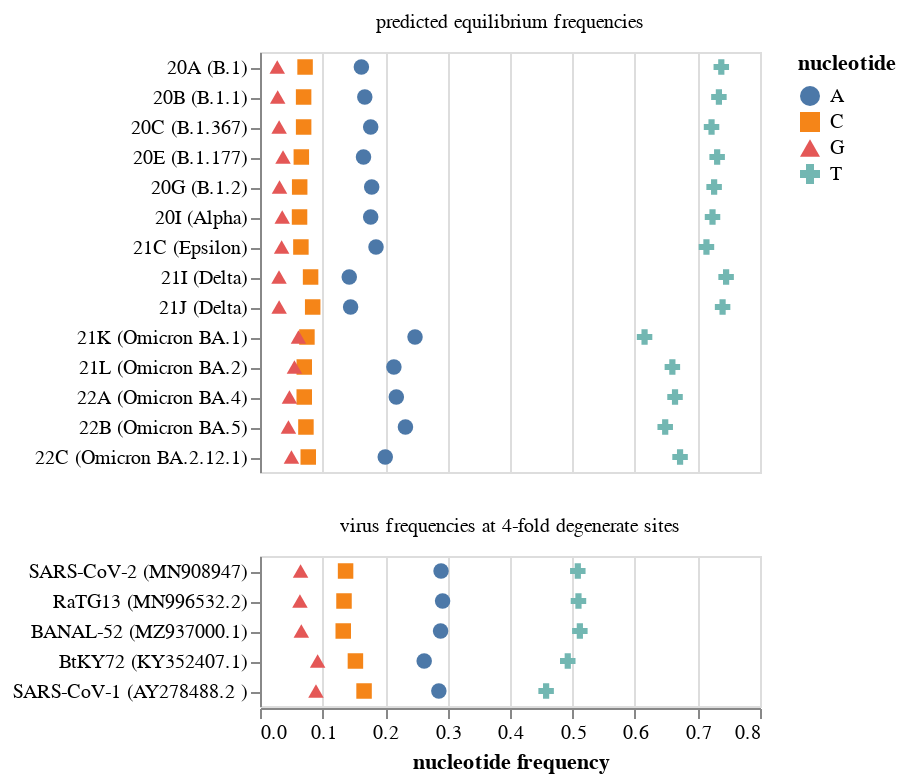

The notebook cell saved with this chart:
### Code cell
df = pd.concat(
    [
        eqprob_df.assign(group="predicted equilibrium frequencies"),
        empirical_freqs_df.assign(group="virus frequencies at 4-fold degenerate sites"),
    ]
).melt(
    id_vars=["virus", "group"],
    var_name="nucleotide",
    value_name="frequency",
)

chart = (
    alt.Chart(df)
    .encode(
        x=alt.X("frequency", title="nucleotide frequency"),
        y=alt.Y("virus", title=None, sort=empirical_freqs_df["virus"].unique().tolist()),
        shape=alt.Shape("nucleotide"),
        fill=alt.Fill("nucleotide"),
        facet=alt.Facet("group", columns=1, title=None),
        tooltip=df.columns.tolist(),
    )
    .mark_point(stroke=None, size=60, opacity=1)
    .resolve_scale(y="independent")
    .properties(width=250, height=alt.Step(15))
)

outfile = os.path.join(basedir, "results/equilibrium_freqs/equilibrium_freqs.html")
os.makedirs(os.path.dirname(outfile), exist_ok=True)
chart.save(outfile)

chart

### Figure 1 — Vega-Lite specification as saved in the notebook (floating-point values rounded to 4 significant figures)
{"config": {"view": {"continuousWidth": 400, "continuousHeight": 300}}, "data": {"name": "data-be8b5306c96574b0821aa8a268086c11"}, "mark": {"type": "point", "opacity": 1, "size": 60, "stroke": null}, "encoding": {"facet": {"columns": 1, "field": "group", "title": null, "type": "nominal"}, "fill": {"field": "nucleotide", "type": "nominal"}, "shape": {"field": "nucleotide", "type": "nominal"}, "tooltip": [{"field": "virus", "type": "nominal"}, {"field": "group", "type": "nominal"}, {"field": "nucleotide", "type": "nominal"}, {"field": "frequency", "type": "quantitative"}], "x": {"field": "frequency", "title": "nucleotide frequency", "type": "quantitative"}, "y": {"field": "virus", "sort": ["SARS-CoV-2 (MN908947)", "RaTG13 (MN996532.2)", "BANAL-52 (MZ937000.1)", "BtKY72 (KY352407.1)", "SARS-CoV-1 (AY278488.2 )"], "title": null, "type": "nominal"}}, "height": {"step": 15}, "resolve": {"scale": {"y": "independent"}}, "width": 250, "$schema": "https://vega.github.io/schema/vega-lite/v4.17.0.json", "datasets": {"data-be8b5306c96574b0821aa8a268086c11": [{"virus": "20A (B.1)", "group": "predicted equilibrium frequencies", "nucleotide": "A", "frequency": 0.1622}, {"virus": "20B (B.1.1)", "group": "predicted equilibrium frequencies", "nucleotide": "A", "frequency": 0.1677}, {"virus": "20C (B.1.367)", "group": "predicted equilibrium frequencies", "nucleotide": "A", "frequency": 0.1771}, {"virus": "20E (B.1.177)", "group": "predicted equilibrium frequencies", "nucleotide": "A", "frequency": 0.1656}, {"virus": "20G (B.1.2)", "group": "predicted equilibrium frequencies", "nucleotide": "A", "frequency": 0.1787}, {"virus": "20I (Alpha)", "group": "predicted equilibrium frequencies", "nucleotide": "A", "frequency": 0.1771}, {"virus": "21C (Epsilon)", "group": "predicted equilibrium frequencies", "nucleotide": "A", "frequency": 0.1856}, {"virus": "21I (Delta)", "group": "predicted equilibrium frequencies", "nucleotide": "A", "frequency": 0.1428}, {"virus": "21J (Delta)", "group": "predicted equilibrium frequencies", "nucleotide": "A", "frequency": 0.145}, {"virus": "21K (Omicron BA.1)", "group": "predicted equilibrium frequencies", "nucleotide": "A", "frequency": 0.248}, {"virus": "21L (Omicron BA.2)", "group": "predicted equilibrium frequencies", "nucleotide": "A", "frequency": 0.2142}, {"virus": "22A (Omicron BA.4)", "group": "predicted equilibrium frequencies", "nucleotide": "A", "frequency": 0.2181}, {"virus": "22B (Omicron BA.5)", "group": "predicted equilibrium frequencies", "nucleotide": "A", "frequency": 0.2327}, {"virus": "22C (Omicron BA.2.12.1)", "group": "predicted equilibrium frequencies", "nucleotide": "A", "frequency": 0.2004}, {"virus": "SARS-CoV-2 (MN908947)", "group": "virus frequencies at 4-fold degenerate sites", "nucleotide": "A", "frequency": 0.2897}, {"virus": "RaTG13 (MN996532.2)", "group": "virus frequencies at 4-fold degenerate sites", "nucleotide": "A", "frequency": 0.2921}, {"virus": "BANAL-52 (MZ937000.1)", "group": "virus frequencies at 4-fold degenerate sites", "nucleotide": "A", "frequency": 0.2889}, {"virus": "BtKY72 (KY352407.1)", "group": "virus frequencies at 4-fold degenerate sites", "nucleotide": "A", "frequency": 0.2627}, {"virus": "SARS-CoV-1 (AY278488.2 )", "group": "virus frequencies at 4-fold degenerate sites", "nucleotide": "A", "frequency": 0.2861}, {"virus": "20A (B.1)", "group": "predicted equilibrium frequencies", "nucleotide": "C", "frequency": 0.07212}, {"virus": "20B (B.1.1)", "group": "predicted equilibrium frequencies", "nucleotide": "C", "frequency": 0.06979}, {"virus": "20C (B.1.367)", "group": "predicted equilibrium frequencies", "nucleotide": "C", "frequency": 0.06981}, {"virus": "20E (B.1.177)", "group": "predicted equilibrium frequencies", "nucleotide": "C", "frequency": 0.06613}, {"virus": "20G (B.1.2)", "group": "predicted equilibrium frequencies", "nucleotide": "C", "frequency": 0.06349}, {"virus": "20I (Alpha)", "group": "predicted equilibrium frequencies", "nucleotide": "C", "frequency": 0.06328}, {"virus": "21C (Epsilon)", "group": "predicted equilibrium frequencies", "nucleotide": "C", "frequency": 0.06543}, {"virus": "21I (Delta)", "group": "predicted equilibrium frequencies", "nucleotide": "C", "frequency": 0.08094}, {"virus": "21J (Delta)", "group": "predicted equilibrium frequencies", "nucleotide": "C", "frequency": 0.0843}, {"virus": "21K (Omicron BA.1)", "group": "predicted equilibrium frequencies", "nucleotide": "C", "frequency": 0.07509}, {"virus": "21L (Omicron BA.2)", "group": "predicted equilibrium frequencies", "nucleotide": "C", "frequency": 0.07082}, {"virus": "22A (Omicron BA.4)", "group": "predicted equilibrium frequencies", "nucleotide": "C", "frequency": 0.07078}, {"virus": "22B (Omicron BA.5)", "group": "predicted equilibrium frequencies", "nucleotide": "C", "frequency": 0.07349}, {"virus": "22C (Omicron BA.2.12.1)", "group": "predicted equilibrium frequencies", "nucleotide": "C", "frequency": 0.07721}, {"virus": "SARS-CoV-2 (MN908947)", "group": "virus frequencies at 4-fold degenerate sites", "nucleotide": "C", "frequency": 0.1369}, {"virus": "RaTG13 (MN996532.2)", "group": "virus frequencies at 4-fold degenerate sites", "nucleotide": "C", "frequency": 0.1344}, {"virus": "BANAL-52 (MZ937000.1)", "group": "virus frequencies at 4-fold degenerate sites", "nucleotide": "C", "frequency": 0.1332}, {"virus": "BtKY72 (KY352407.1)", "group": "virus frequencies at 4-fold degenerate sites", "nucleotide": "C", "frequency": 0.1527}, {"virus": "SARS-CoV-1 (AY278488.2 )", "group": "virus frequencies at 4-fold degenerate sites", "nucleotide": "C", "frequency": 0.1665}, {"virus": "20A (B.1)", "group": "predicted equilibrium frequencies", "nucleotide": "G", "frequency": 0.0276}, {"virus": "20B (B.1.1)", "group": "predicted equilibrium frequencies", "nucleotide": "G", "frequency": 0.0283}, {"virus": "20C (B.1.367)", "group": "predicted equilibrium frequencies", "nucleotide": "G", "frequency": 0.03058}, {"virus": "20E (B.1.177)", "group": "predicted equilibrium frequencies", "nucleotide": "G", "frequency": 0.03684}, {"virus": "20G (B.1.2)", "group": "predicted equilibrium frequencies", "nucleotide": "G", "frequency": 0.03123}, {"virus": "20I (Alpha)", "group": "predicted equilibrium frequencies", "nucleotide": "G", "frequency": 0.03556}, {"virus": "21C (Epsilon)", "group": "predicted equilibrium frequencies", "nucleotide": "G", "frequency": 0.03462}, {"virus": "21I (Delta)", "group": "predicted equilibrium frequencies", "nucleotide": "G", "frequency": 0.03045}, {"virus": "21J (Delta)", "group": "predicted equilibrium frequencies", "nucleotide": "G", "frequency": 0.03059}, {"virus": "21K (Omicron BA.1)", "group": "predicted equilibrium frequencies", "nucleotide": "G", "frequency": 0.06155}, {"virus": "21L (Omicron BA.2)", "group": "predicted equilibrium frequencies", "nucleotide": "G", "frequency": 0.05514}, {"virus": "22A (Omicron BA.4)", "group": "predicted equilibrium frequencies", "nucleotide": "G", "frequency": 0.04708}, {"virus": "22B (Omicron BA.5)", "group": "predicted equilibrium frequencies", "nucleotide": "G", "frequency": 0.04548}, {"virus": "22C (Omicron BA.2.12.1)", "group": "predicted equilibrium frequencies", "nucleotide": "G", "frequency": 0.05031}, {"virus": "SARS-CoV-2 (MN908947)", "group": "virus frequencies at 4-fold degenerate sites", "nucleotide": "G", "frequency": 0.06492}, {"virus": "RaTG13 (MN996532.2)", "group": "virus frequencies at 4-fold degenerate sites", "nucleotide": "G", "frequency": 0.0639}, {"virus": "BANAL-52 (MZ937000.1)", "group": "virus frequencies at 4-fold degenerate sites", "nucleotide": "G", "frequency": 0.06612}, {"virus": "BtKY72 (KY352407.1)", "group": "virus frequencies at 4-fold degenerate sites", "nucleotide": "G", "frequency": 0.09222}, {"virus": "SARS-CoV-1 (AY278488.2 )", "group": "virus frequencies at 4-fold degenerate sites", "nucleotide": "G", "frequency": 0.08955}, {"virus": "20A (B.1)", "group": "predicted equilibrium frequencies", "nucleotide": "T", "frequency": 0.7381}, {"virus": "20B (B.1.1)", "group": "predicted equilibrium frequencies", "nucleotide": "T", "frequency": 0.7342}, {"virus": "20C (B.1.367)", "group": "predicted equilibrium frequencies", "nucleotide": "T", "frequency": 0.7225}, {"virus": "20E (B.1.177)", "group": "predicted equilibrium frequencies", "nucleotide": "T", "frequency": 0.7314}, {"virus": "20G (B.1.2)", "group": "predicted equilibrium frequencies", "nucleotide": "T", "frequency": 0.7266}, {"virus": "20I (Alpha)", "group": "predicted equilibrium frequencies", "nucleotide": "T", "frequency": 0.724}, {"virus": "21C (Epsilon)", "group": "predicted equilibrium frequencies", "nucleotide": "T", "frequency": 0.7143}, {"virus": "21I (Delta)", "group": "predicted equilibrium frequencies", "nucleotide": "T", "frequency": 0.7458}, {"virus": "21J (Delta)", "group": "predicted equilibrium frequencies", "nucleotide": "T", "frequency": 0.7401}, {"virus": "21K (Omicron BA.1)", "group": "predicted equilibrium frequencies", "nucleotide": "T", "frequency": 0.6153}, {"virus": "21L (Omicron BA.2)", "group": "predicted equilibrium frequencies", "nucleotide": "T", "frequency": 0.6598}, {"virus": "22A (Omicron BA.4)", "group": "predicted equilibrium frequencies", "nucleotide": "T", "frequency": 0.664}, {"virus": "22B (Omicron BA.5)", "group": "predicted equilibrium frequencies", "nucleotide": "T", "frequency": 0.6483}, {"virus": "22C (Omicron BA.2.12.1)", "group": "predicted equilibrium frequencies", "nucleotide": "T", "frequency": 0.6721}, {"virus": "SARS-CoV-2 (MN908947)", "group": "virus frequencies at 4-fold degenerate sites", "nucleotide": "T", "frequency": 0.5085}, {"virus": "RaTG13 (MN996532.2)", "group": "virus frequencies at 4-fold degenerate sites", "nucleotide": "T", "frequency": 0.5095}, {"virus": "BANAL-52 (MZ937000.1)", "group": "virus frequencies at 4-fold degenerate sites", "nucleotide": "T", "frequency": 0.5118}, {"virus": "BtKY72 (KY352407.1)", "group": "virus frequencies at 4-fold degenerate sites", "nucleotide": "T", "frequency": 0.4924}, {"virus": "SARS-CoV-1 (AY278488.2 )", "group": "virus frequencies at 4-fold degenerate sites", "nucleotide": "T", "frequency": 0.4578}]}}
